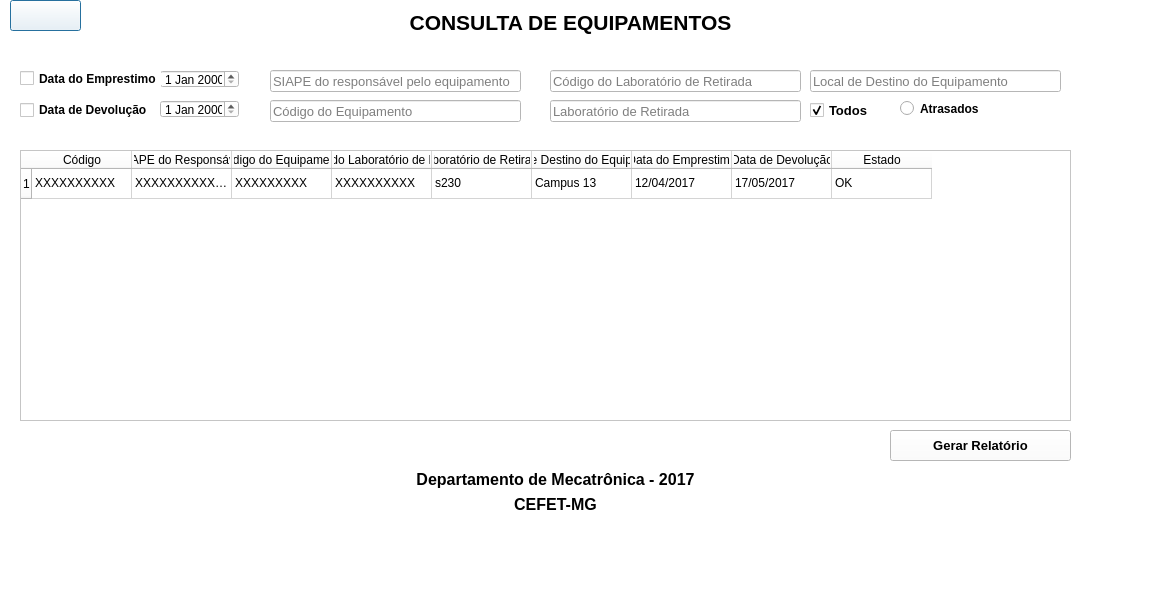
<?xml version="1.0" encoding="UTF-8"?>
<ui version="4.0">
 <class>ConsEmpresimo</class>
 <widget class="QDialog" name="ConsEmpresimo">
  <property name="geometry">
   <rect>
    <x>0</x>
    <y>0</y>
    <width>1156</width>
    <height>593</height>
   </rect>
  </property>
  <property name="windowTitle">
   <string>Dialog</string>
  </property>
  <property name="styleSheet">
   <string notr="true">background-color: rgb(255, 255, 255);</string>
  </property>
  <widget class="QDateEdit" name="dateEdit_2">
   <property name="geometry">
    <rect>
     <x>160</x>
     <y>100</y>
     <width>79</width>
     <height>18</height>
    </rect>
   </property>
  </widget>
  <widget class="QLabel" name="label_3">
   <property name="geometry">
    <rect>
     <x>30</x>
     <y>494</y>
     <width>1051</width>
     <height>20</height>
    </rect>
   </property>
   <property name="font">
    <font>
     <pointsize>12</pointsize>
     <weight>75</weight>
     <bold>true</bold>
    </font>
   </property>
   <property name="text">
    <string>CEFET-MG</string>
   </property>
   <property name="alignment">
    <set>Qt::AlignCenter</set>
   </property>
  </widget>
  <widget class="QLineEdit" name="lineEdit_6">
   <property name="geometry">
    <rect>
     <x>810</x>
     <y>70</y>
     <width>251</width>
     <height>22</height>
    </rect>
   </property>
   <property name="font">
    <font>
     <pointsize>10</pointsize>
    </font>
   </property>
   <property name="placeholderText">
    <string>Local de Destino do Equipamento</string>
   </property>
  </widget>
  <widget class="QLineEdit" name="lineEdit_3">
   <property name="geometry">
    <rect>
     <x>270</x>
     <y>100</y>
     <width>251</width>
     <height>22</height>
    </rect>
   </property>
   <property name="font">
    <font>
     <pointsize>10</pointsize>
    </font>
   </property>
   <property name="placeholderText">
    <string>Código do Equipamento</string>
   </property>
  </widget>
  <widget class="QCheckBox" name="checkBox">
   <property name="geometry">
    <rect>
     <x>810</x>
     <y>100</y>
     <width>61</width>
     <height>20</height>
    </rect>
   </property>
   <property name="font">
    <font>
     <pointsize>10</pointsize>
     <weight>75</weight>
     <bold>true</bold>
    </font>
   </property>
   <property name="text">
    <string>Todos</string>
   </property>
   <property name="checked">
    <bool>true</bool>
   </property>
  </widget>
  <widget class="QTableWidget" name="tableWidget">
   <property name="geometry">
    <rect>
     <x>20</x>
     <y>150</y>
     <width>1051</width>
     <height>271</height>
    </rect>
   </property>
   <property name="toolTip">
    <string>&lt;html&gt;&lt;head/&gt;&lt;body&gt;&lt;p&gt;sdsadfaf&lt;/p&gt;&lt;/body&gt;&lt;/html&gt;</string>
   </property>
   <row>
    <property name="text">
     <string>1</string>
    </property>
   </row>
   <column>
    <property name="text">
     <string>Código</string>
    </property>
   </column>
   <column>
    <property name="text">
     <string>SIAPE do Responsável</string>
    </property>
   </column>
   <column>
    <property name="text">
     <string>Código do Equipamento</string>
    </property>
   </column>
   <column>
    <property name="text">
     <string>Código do Laboratório de Retirada</string>
    </property>
   </column>
   <column>
    <property name="text">
     <string>Laboratório de Retirada</string>
    </property>
   </column>
   <column>
    <property name="text">
     <string>Local de Destino do Equipamento</string>
    </property>
   </column>
   <column>
    <property name="text">
     <string>Data do Emprestimo</string>
    </property>
   </column>
   <column>
    <property name="text">
     <string>Data de Devolução</string>
    </property>
   </column>
   <column>
    <property name="text">
     <string>Estado</string>
    </property>
   </column>
   <item row="0" column="0">
    <property name="text">
     <string>XXXXXXXXXX</string>
    </property>
   </item>
   <item row="0" column="1">
    <property name="text">
     <string>XXXXXXXXXXXXX</string>
    </property>
   </item>
   <item row="0" column="2">
    <property name="text">
     <string>XXXXXXXXX</string>
    </property>
   </item>
   <item row="0" column="3">
    <property name="text">
     <string>XXXXXXXXXX</string>
    </property>
   </item>
   <item row="0" column="4">
    <property name="text">
     <string>s230</string>
    </property>
   </item>
   <item row="0" column="5">
    <property name="text">
     <string>Campus 13</string>
    </property>
   </item>
   <item row="0" column="6">
    <property name="text">
     <string>12/04/2017</string>
    </property>
   </item>
   <item row="0" column="7">
    <property name="text">
     <string>17/05/2017</string>
    </property>
   </item>
   <item row="0" column="8">
    <property name="text">
     <string>OK</string>
    </property>
    <property name="background">
     <brush brushstyle="NoBrush">
      <color alpha="255">
       <red>0</red>
       <green>255</green>
       <blue>0</blue>
      </color>
     </brush>
    </property>
    <property name="foreground">
     <brush brushstyle="NoBrush">
      <color alpha="255">
       <red>0</red>
       <green>255</green>
       <blue>0</blue>
      </color>
     </brush>
    </property>
   </item>
  </widget>
  <widget class="QLineEdit" name="lineEdit_2">
   <property name="geometry">
    <rect>
     <x>550</x>
     <y>100</y>
     <width>251</width>
     <height>22</height>
    </rect>
   </property>
   <property name="font">
    <font>
     <pointsize>10</pointsize>
    </font>
   </property>
   <property name="placeholderText">
    <string>Laboratório de Retirada</string>
   </property>
  </widget>
  <widget class="QCheckBox" name="checkBox_3">
   <property name="geometry">
    <rect>
     <x>20</x>
     <y>100</y>
     <width>131</width>
     <height>20</height>
    </rect>
   </property>
   <property name="font">
    <font>
     <weight>75</weight>
     <bold>true</bold>
    </font>
   </property>
   <property name="text">
    <string>Data de Devolução</string>
   </property>
  </widget>
  <widget class="QLabel" name="label_2">
   <property name="geometry">
    <rect>
     <x>30</x>
     <y>470</y>
     <width>1051</width>
     <height>19</height>
    </rect>
   </property>
   <property name="font">
    <font>
     <pointsize>12</pointsize>
     <weight>75</weight>
     <bold>true</bold>
    </font>
   </property>
   <property name="text">
    <string>Departamento de Mecatrônica - 2017</string>
   </property>
   <property name="alignment">
    <set>Qt::AlignCenter</set>
   </property>
  </widget>
  <widget class="QLineEdit" name="lineEdit_7">
   <property name="geometry">
    <rect>
     <x>550</x>
     <y>70</y>
     <width>251</width>
     <height>22</height>
    </rect>
   </property>
   <property name="font">
    <font>
     <pointsize>10</pointsize>
    </font>
   </property>
   <property name="placeholderText">
    <string>Código do Laboratório de Retirada</string>
   </property>
  </widget>
  <widget class="QPushButton" name="pushButton_4">
   <property name="geometry">
    <rect>
     <x>10</x>
     <y>0</y>
     <width>71</width>
     <height>31</height>
    </rect>
   </property>
   <property name="minimumSize">
    <size>
     <width>61</width>
     <height>31</height>
    </size>
   </property>
   <property name="maximumSize">
    <size>
     <width>100</width>
     <height>100</height>
    </size>
   </property>
   <property name="styleSheet">
    <string notr="true">background-image: url(:/img/img/voltar.png);</string>
   </property>
   <property name="text">
    <string/>
   </property>
  </widget>
  <widget class="QLabel" name="label">
   <property name="geometry">
    <rect>
     <x>100</x>
     <y>10</y>
     <width>941</width>
     <height>25</height>
    </rect>
   </property>
   <property name="font">
    <font>
     <pointsize>16</pointsize>
     <weight>75</weight>
     <bold>true</bold>
    </font>
   </property>
   <property name="text">
    <string>CONSULTA DE EQUIPAMENTOS</string>
   </property>
   <property name="alignment">
    <set>Qt::AlignCenter</set>
   </property>
  </widget>
  <widget class="QDateEdit" name="dateEdit">
   <property name="geometry">
    <rect>
     <x>160</x>
     <y>70</y>
     <width>79</width>
     <height>18</height>
    </rect>
   </property>
  </widget>
  <widget class="QPushButton" name="pushButton">
   <property name="geometry">
    <rect>
     <x>890</x>
     <y>430</y>
     <width>181</width>
     <height>31</height>
    </rect>
   </property>
   <property name="font">
    <font>
     <pointsize>10</pointsize>
     <weight>75</weight>
     <bold>true</bold>
    </font>
   </property>
   <property name="text">
    <string>Gerar Relatório</string>
   </property>
  </widget>
  <widget class="QLineEdit" name="lineEdit">
   <property name="geometry">
    <rect>
     <x>270</x>
     <y>70</y>
     <width>251</width>
     <height>22</height>
    </rect>
   </property>
   <property name="font">
    <font>
     <pointsize>10</pointsize>
    </font>
   </property>
   <property name="placeholderText">
    <string>SIAPE do responsável pelo equipamento</string>
   </property>
  </widget>
  <widget class="QCheckBox" name="checkBox_2">
   <property name="geometry">
    <rect>
     <x>20</x>
     <y>70</y>
     <width>141</width>
     <height>17</height>
    </rect>
   </property>
   <property name="font">
    <font>
     <weight>75</weight>
     <bold>true</bold>
    </font>
   </property>
   <property name="text">
    <string>Data do Emprestimo</string>
   </property>
  </widget>
  <widget class="QRadioButton" name="radioButton_2">
   <property name="geometry">
    <rect>
     <x>900</x>
     <y>100</y>
     <width>82</width>
     <height>17</height>
    </rect>
   </property>
   <property name="font">
    <font>
     <weight>75</weight>
     <bold>true</bold>
    </font>
   </property>
   <property name="text">
    <string>Atrasados</string>
   </property>
  </widget>
 </widget>
 <resources/>
 <connections>
  <connection>
   <sender>pushButton_4</sender>
   <signal>clicked()</signal>
   <receiver>ConsEmpresimo</receiver>
   <slot>close()</slot>
   <hints>
    <hint type="sourcelabel">
     <x>47</x>
     <y>4</y>
    </hint>
    <hint type="destinationlabel">
     <x>133</x>
     <y>43</y>
    </hint>
   </hints>
  </connection>
 </connections>
</ui>
